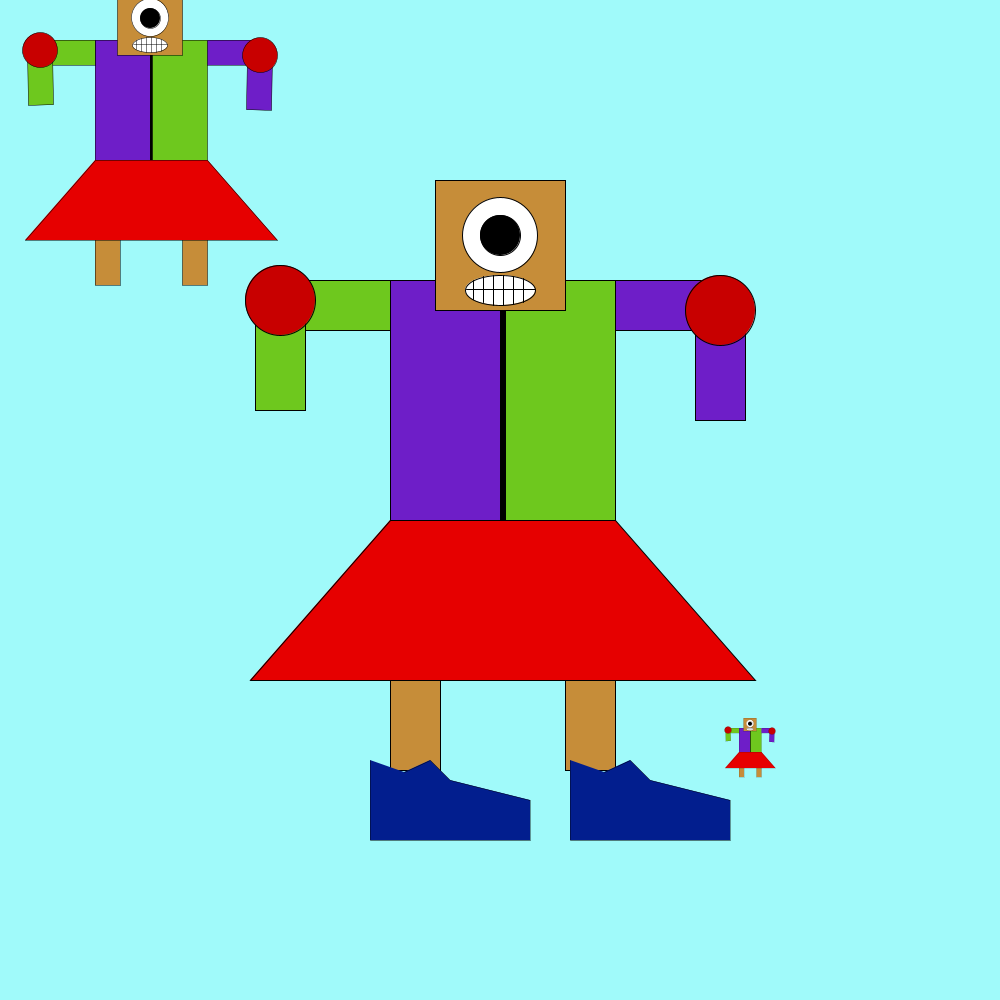
Frame 1 (no input)
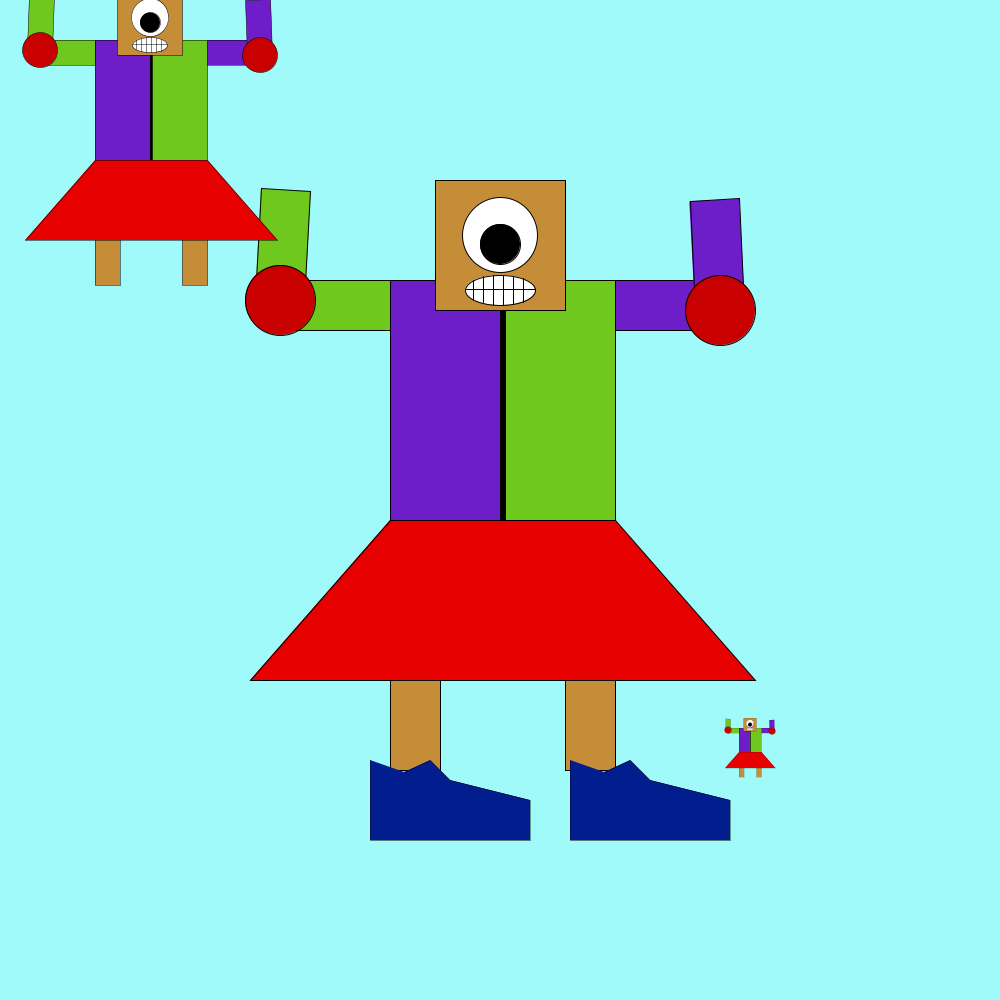
Frame 60 (the mouse pressed at the canvas centre just before this capture)
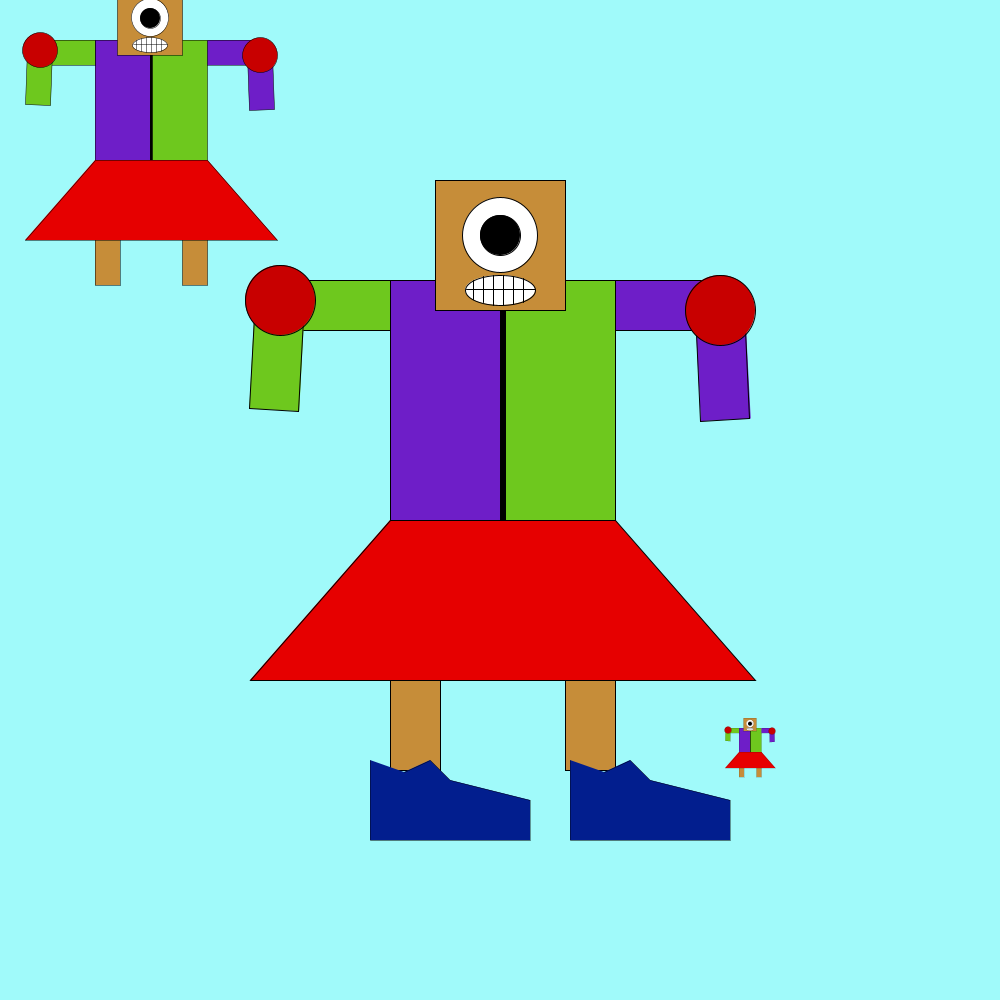
Frame 120 (the mouse held since frame 60 and released just before this capture)

The Processing sketch that drew these frames (run headless with seeded random() and noise(); from frame 60 on, the mouse is pressed at the canvas centre):

// Processing sketch: Function_exercise_group
// ── Function_exercise_group.pde
int z = 1;
int y = 235;
int r = 0;
int d = 0;

void setup() {
  size (1000, 1000);
}

void draw() {
  background(160, 250, 250); //background

  robot();
  
  scale(0.5);
  translate(-200,-200);
  robot();
  
  scale(0.2);
  translate(8000, 8000);
  robot();
  
  
  push();
    scale(4); 
  translate(-450, -50);
  shoe();
  pop();
  
  push();
    scale(4); 
  translate(-950, -50);
  shoe();
  pop();
}

void robot() {
 
//fill(0, 0, 0); //smaller black background 
//rect(200, 130, 600, 700);

fill(110, 200, 30);
rect(390, 280, 225, 250); //chest
fill(110, 30, 200);
rect(390, 280, 110, 250);
fill(0 ,0, 0);
rect(500, 280, 5, 250);


//square(600, y, 50);
//    y = y + 3; 
//  if (y > 1000) {
//    y = 0;
fill(#c68d39);
square(435, 180, 130); //head
fill(#ffffff);
ellipse(500, 290, 70, 30); //mouth
circle(500, 235, 75);
fill(0, 0, 0);

circle(500, y, 40);
y = y + z;
if(y > 250) {
  y = 230;
}
line(466, 289, 535, 289);//teeth
line(473, 280, 473, 299);
line(483, 276, 483, 302);
line(493, 275, 493, 305);
line(503, 275, 503, 305);
line(513, 276, 513, 304);
line(523, 278, 523, 302);


fill(#c68d39);
rect(390, 520, 50, 250); //legs
rect(565, 520, 50, 250);

fill(230, 0, 0);
quad(615, 520, 390, 520, 250, 680, 755, 680); //skirt

fill(110, 200, 30);
rect(280, 280, 110, 50); //arms
push();
translate(280, 300);
rotate(radians(d));
d = d - 1;
rect(-25, 0, 50, 110);
pop();
fill(110, 30, 200);
rect(615, 280, 110, 50);
push();
translate(720, 310);
rotate(radians(r));
r = r + 1;
rect(-25, 0, 50, 110);
pop();
fill(200, 0, 0);
circle(280, 300, 70);
circle(720, 310, 70);
}

void shoe() {
  translate(-75,-200);
  fill(2,30,142);
  beginShape();
  vertex(200, 400);
  vertex(200, 600);
  vertex(600,600);
  vertex(600, 500);
  vertex(400, 450);
  vertex(350, 400);
  vertex(285,430);
  endShape();
  

}
